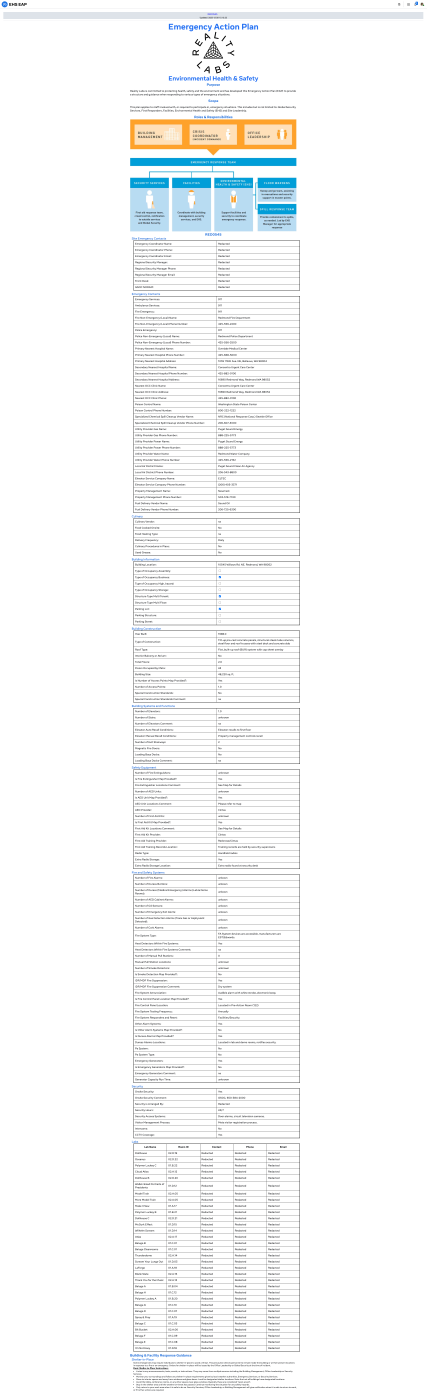
#> input picture pngs/emergency_action_plan_1.png, 2560 x 8368 px (shown at 1/6 size); its folder holds only this picture in this run
$ python main.py
#> lines starting #> are read from the running program, lines starting #| are printed output that depends on the picture
import os
from PIL import Image, ImageOps

# Directory containing the PNG files
input_folder = './pngs'  # Replace with your folder path
output_folder = './resized_webp'  # Directory to save resized images

# Ensure the output folder exists
if not os.path.exists(output_folder):
    os.makedirs(output_folder)

# Target size
target_width = 215
target_height = 120

# Iterate through each file in the input folder
for filename in os.listdir(input_folder):
    if filename.endswith(".png"):
        img_path = os.path.join(input_folder, filename)
        img = Image.open(img_path)
#> img is the input picture: PIL image 2560x8368 RGBA; mean R, G, B, A 247.2, 248.1, 248.2, 255

        # Resize the image while maintaining the aspect ratio (height stays 120)
        width, height = img.size
#> width = 2560; height = 8368
        new_height = target_height
        new_width = int(width * (new_height / height))
#> new_width = 36
        img_resized = img.resize((new_width, new_height), Image.Resampling.LANCZOS)
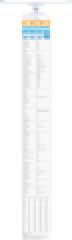
#> img_resized: PIL image 36x120 RGBA (shown 2 times larger); mean R, G, B, A 247, 247.9, 248.1, 255

        # Calculate the padding needed to make the width 215
        padding = (target_width - new_width) // 2
#> padding = 89

        # Add white padding to the left and right
        img_padded = ImageOps.expand(img_resized, border=(padding, 0, padding, 0), fill='white')
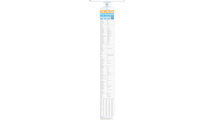
#> img_padded: PIL image 214x120 RGBA; mean R, G, B, A 253.7, 253.8, 253.8, 255

        # Modify the file name to include "_thumbnail" before the extension
        base_name = os.path.splitext(filename)[0]  # Remove the extension
        new_filename = f"{base_name}_thumbnail.webp"  # Add "_thumbnail" and change to .webp

        # Save the resized image as a webp file with the new name
        output_path = os.path.join(output_folder, new_filename)
        img_padded.save(output_path, 'WEBP')

        print(f"Resized and saved: {filename} as {new_filename}")

$ run again, on pngs/lab_manager_inspection_desktop_1.png
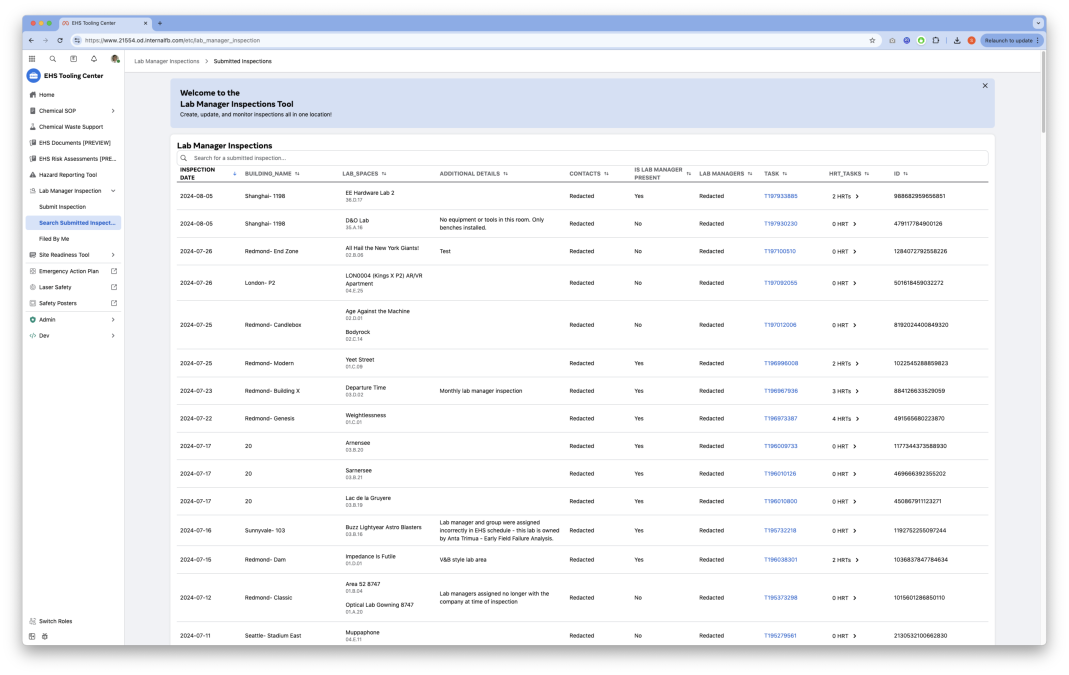
#> input picture pngs/lab_manager_inspection_desktop_1.png, 5344 x 3374 px (shown at 1/5 size)
#> img is the input picture: PIL image 5344x3374 RGBA; mean R, G, B, A 217, 218.6, 221.7, 229.9
#> `img_resized = img.resize((new_width, new_height), Image.Resampling.LAN..`:
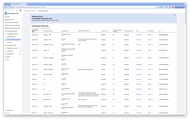
#> img_resized: PIL image 190x120 RGBA; mean R, G, B, A 220.1, 222.4, 225.8, 229.8; transparent parts drawn white
#> `img_padded = ImageOps.expand(img_resized, border=(padding, 0, padding,..`:
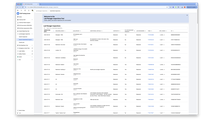
#> img_padded: PIL image 214x120 RGBA; mean R, G, B, A 224, 226, 229.1, 232.6; transparent parts drawn white

$ run again, on pngs/lab_manager_inspection_mobile_1.png
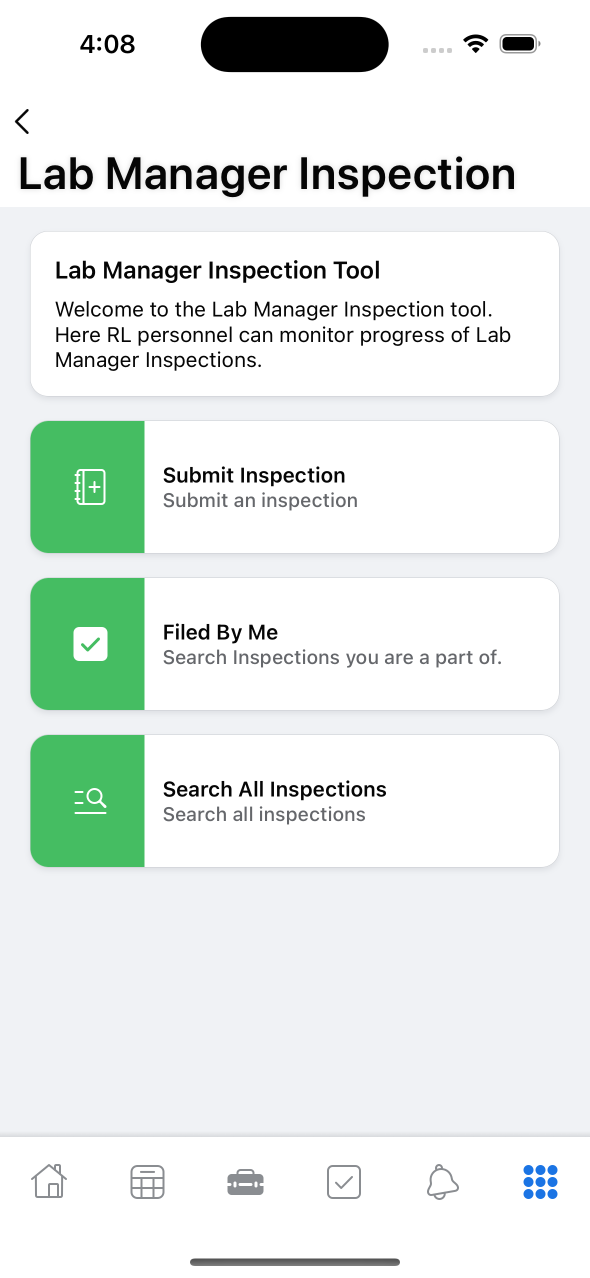
#> input picture pngs/lab_manager_inspection_mobile_1.png, 1179 x 2556 px (shown at 1/2 size)
#> img is the input picture: PIL image 1179x2556 RGBA; mean R, G, B, A 228.5, 236.2, 232.1, 255
#> `img_resized = img.resize((new_width, new_height), Image.Resampling.LAN..`:
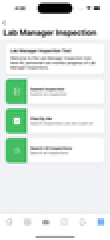
#> img_resized: PIL image 55x120 RGBA (shown 2 times larger); mean R, G, B, A 227.9, 235.7, 231.6, 255
#> `img_padded = ImageOps.expand(img_resized, border=(padding, 0, padding,..`:
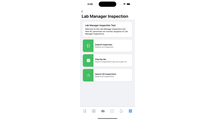
#> img_padded: PIL image 215x120 RGBA; mean R, G, B, A 248.1, 250.1, 249, 255

$ run again, on pngs/lab_manager_inspection_mobile_2.png
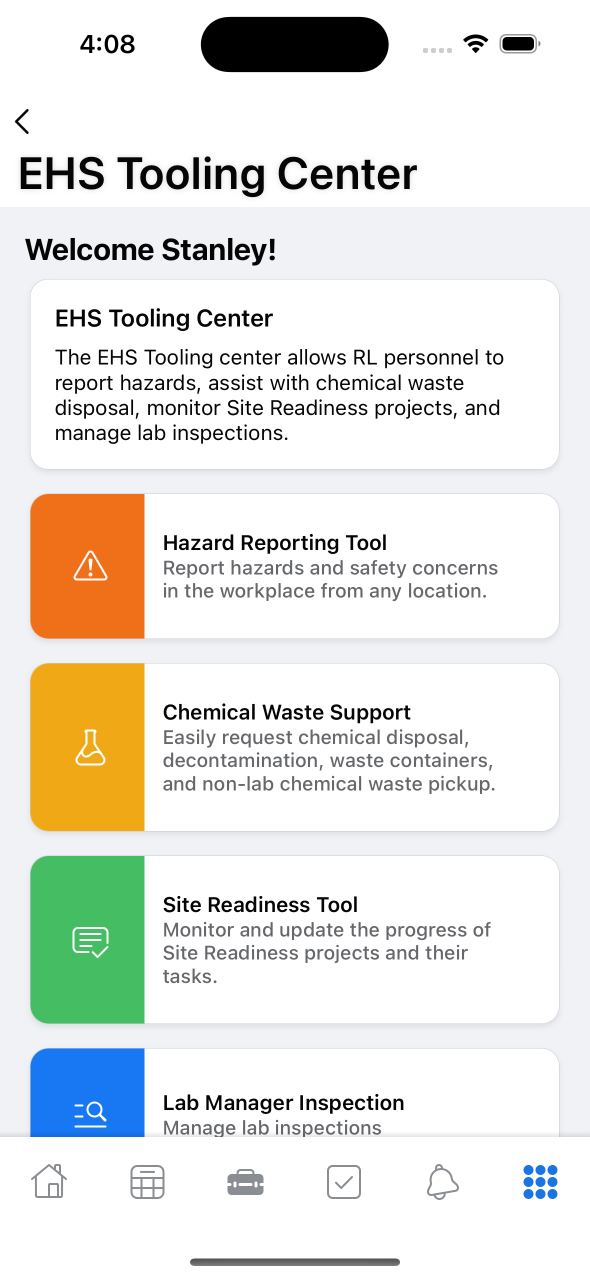
#> input picture pngs/lab_manager_inspection_mobile_2.png, 1179 x 2556 px (shown at 1/2 size)
#> img is the input picture: PIL image 1179x2556 RGBA; mean R, G, B, A 229.9, 230, 224.7, 255
#> `img_resized = img.resize((new_width, new_height), Image.Resampling.LAN..`:
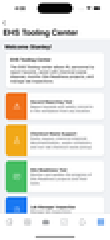
#> img_resized: PIL image 55x120 RGBA (shown 2 times larger); mean R, G, B, A 229.3, 229.5, 224.1, 255
#> `img_padded = ImageOps.expand(img_resized, border=(padding, 0, padding,..`:
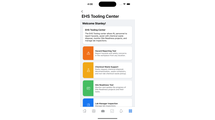
#> img_padded: PIL image 215x120 RGBA; mean R, G, B, A 248.4, 248.5, 247.1, 255
